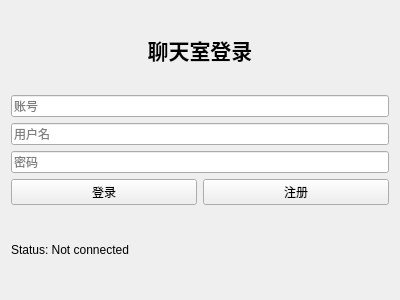
<?xml version="1.0" encoding="UTF-8"?>
<ui version="4.0">
 <class>LoginWindow</class>
 <widget class="QWidget" name="LoginWindow">
  <property name="geometry">
   <rect>
    <x>0</x>
    <y>0</y>
    <width>400</width>
    <height>300</height>
   </rect>
  </property>
  <property name="windowTitle">
   <string>聊天室登录</string>
  </property>
  <layout class="QVBoxLayout" name="verticalLayout">
   <item>
    <widget class="QLabel" name="label">
     <property name="text">
      <string>聊天室登录</string>
     </property>
     <property name="alignment">
      <set>Qt::AlignCenter</set>
     </property>
     <property name="font">
      <font>
       <pointsize>16</pointsize>
       <weight>75</weight>
       <bold>true</bold>
      </font>
     </property>
    </widget>
   </item>
   <item>
    <widget class="QLineEdit" name="accountEdit">
     <property name="placeholderText">
      <string>账号</string>
     </property>
    </widget>
   </item>
   <item>
    <widget class="QLineEdit" name="usernameEdit">
     <property name="placeholderText">
      <string>用户名</string>
     </property>
    </widget>
   </item>
   <item>
    <widget class="QLineEdit" name="passwordEdit">
     <property name="placeholderText">
      <string>密码</string>
     </property>
     <property name="echoMode">
      <enum>QLineEdit::Password</enum>
     </property>
    </widget>
   </item>
   <item>
    <layout class="QHBoxLayout" name="horizontalLayout">
     <item>
      <widget class="QPushButton" name="loginButton">
       <property name="text">
        <string>登录</string>
       </property>
      </widget>
     </item>
     <item>
      <widget class="QPushButton" name="registerButton">
       <property name="text">
        <string>注册</string>
       </property>
      </widget>
     </item>
    </layout>
   </item>
   <item>
    <widget class="QLabel" name="statusLabel">
     <property name="text">
      <string>Status: Not connected</string>
     </property>
    </widget>
   </item>
  </layout>
 </widget>
 <resources/>
 <connections/>
</ui>
